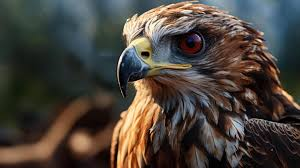
#> input picture image.png, 300 x 168 px
$ python 2.2_draw_pixel_zoom_resizing.py
#> lines starting #> are read from the running program, lines starting #| are printed output that depends on the picture; after the words box and inside, x2 and y2 are one past the last pixel; in counts of white or black regions, pixels touching at a corner belong together
# Warp affine task

import matplotlib.pyplot as plt
import cv2 as cv
import numpy as np

image = cv.imread("image.png")
#> image is the input picture: shape (168, 300, 3); mean B, G, R 60.1, 67, 73.8

image[100, 50] = (0,0,255) # set red color to pixel at x=100 and y=50 axis
#> image: shape (168, 300, 3); under 0.01% of pixels changed, all inside (x1, y1, x2, y2) = (50, 100, 51, 101)
image = cv.circle(image, (50, 100), 5,(0, 255, 255), 1)
#> image: shape (168, 300, 3); mean B, G, R 60.1, 67.1, 74

image_rgb = cv.cvtColor(image, cv.COLOR_BGR2RGB)


plt.figure(figsize=(10, 5))


plt.subplot(1,2,1)
plt.imshow(image_rgb)
plt.axis('off')

# new zoomed
zoom = image_rgb[0:200, 0:100]
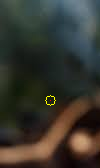
#> zoom: shape (168, 100, 3); mean R, G, B 55.3, 54.3, 46.4

plt.subplot(1,2,2)
plt.imshow(zoom)
plt.axis('off')
plt.show()
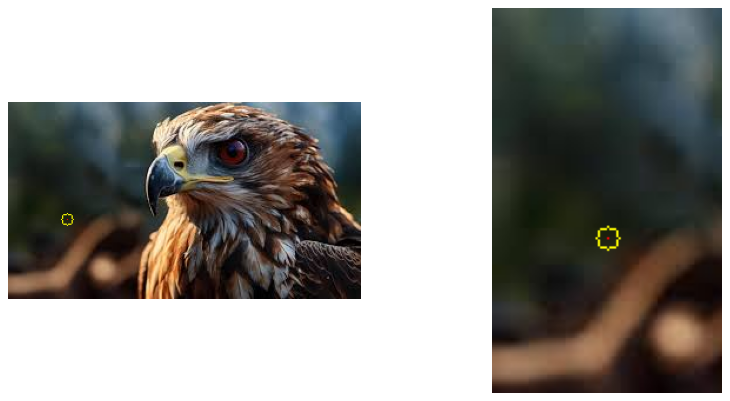
#> figure drawn by matplotlib, 2 panels

# scaling is to change size wrt other size

# scale =  size * fx and fy values fx and fy are scaling factors
scaled = cv.resize(image_rgb, None, fx=1.5, fy=1.5, interpolation=cv.INTER_LINEAR)
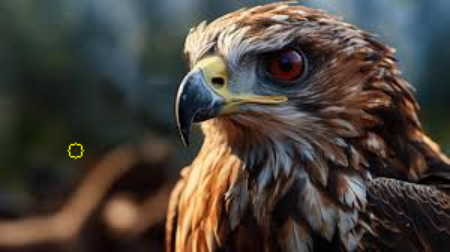
#> scaled: shape (252, 450, 3); mean R, G, B 73.9, 67, 60


# translation
rows, cols = image_rgb.shape[:2]
#> rows = 168; cols = 300

tr = np.float32([[1, 0, 50], [0, 1, 30]])
# first diagnal sharing 2nd scaling 30 and 50 controls transformation
# 50 and 30 right and down shift
# warpaffine is operation on matrices
transformated_image = cv.warpAffine(image_rgb, tr, (cols, rows))
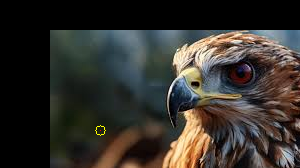
#> transformated_image: shape (168, 300, 3); mean R, G, B 52.4, 49.1, 44
